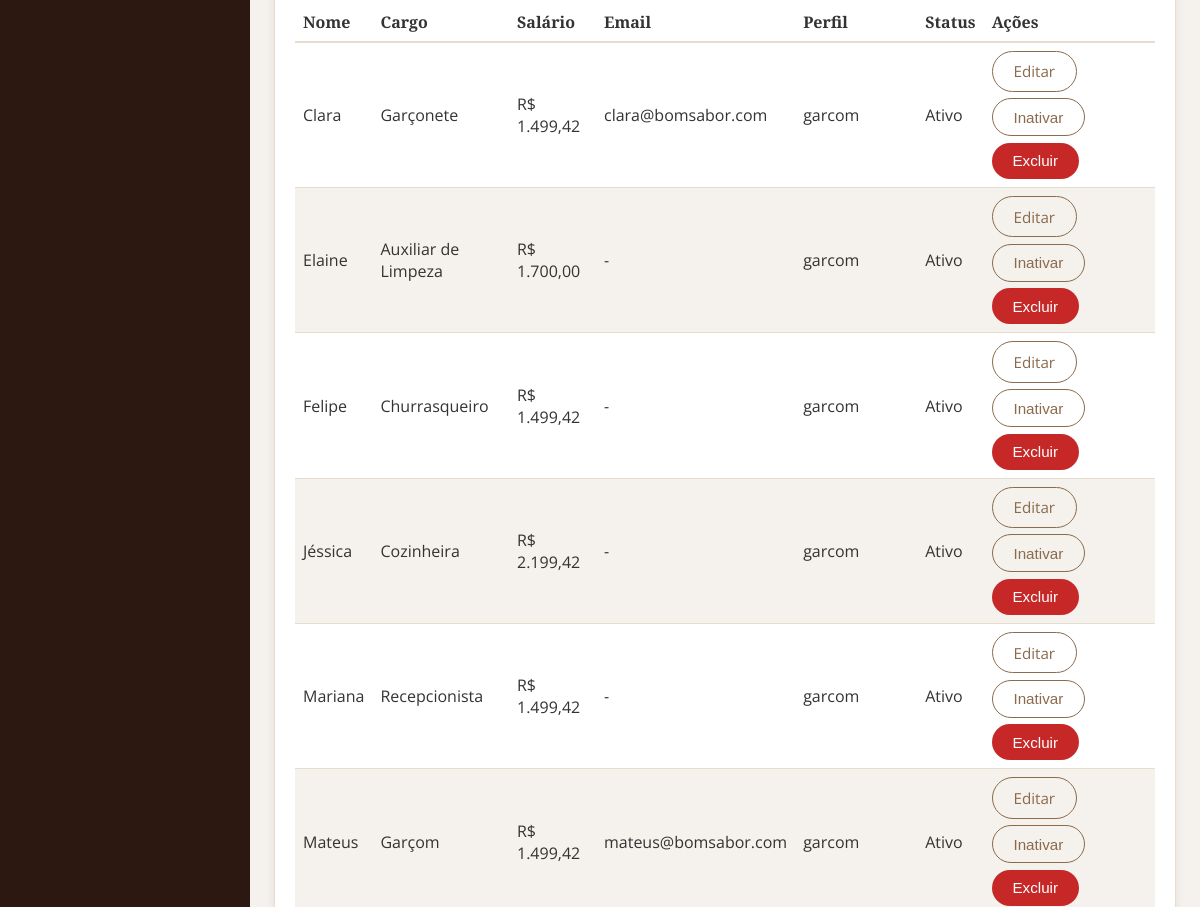
The page /pages/admin/funcionarios.php (signed in, middle part) on the database as committed earlier.
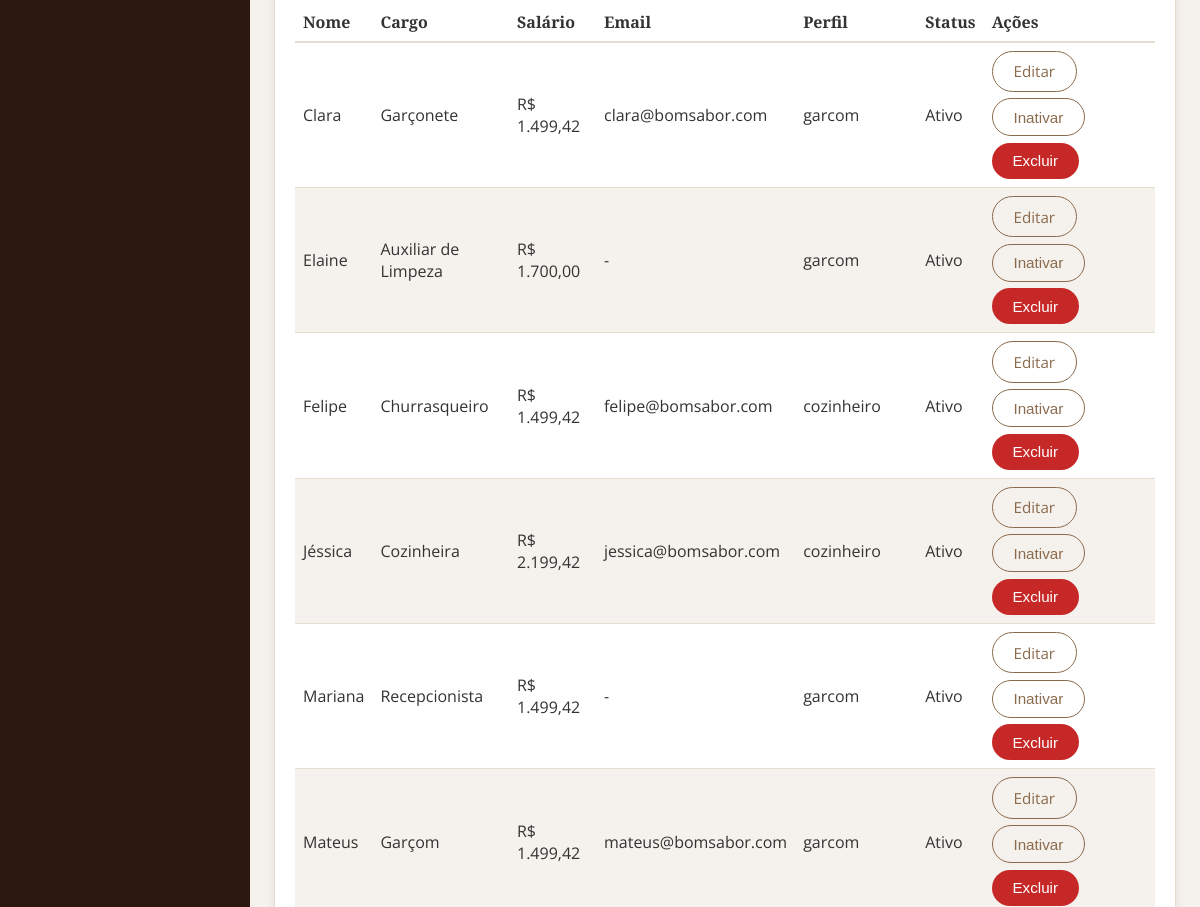
The same page on the database as committed later.
### tables this page shows
CREATE TABLE IF NOT EXISTS Funcionarios (
    id_funcionario INT AUTO_INCREMENT PRIMARY KEY,
    nome VARCHAR(100) NOT NULL,
    cargo VARCHAR(50),
    salario DECIMAL(10,2)
);

### includes/helpers.php (called while the page is built, shortened)
<?php
function formatarMoedaPhp(?float $valor): string
{
    return 'R$ ' . number_format((float) $valor, 2, ',', '.');
}

### pages/admin/funcionarios.php (the view, shortened to what this page needs)
<?php
$pdo = getConexao();
$funcionarios = $pdo->query('SELECT * FROM Funcionarios ORDER BY nome ASC')->fetchAll();
require __DIR__ . '/../../includes/header.php';
?>
<div class="card" style="overflow-x:auto">
    <table style="width:100%; border-collapse: collapse;">
        <thead>
            <tr style="text-align:left; border-bottom:2px solid var(--cor-borda)">
                <th style="padding:0.5rem">Nome</th>
                <th style="padding:0.5rem">Cargo</th>
                <th style="padding:0.5rem">Salário</th>
                <th style="padding:0.5rem">Email</th>
                <th style="padding:0.5rem">Perfil</th>
                <th style="padding:0.5rem">Status</th>
                <th style="padding:0.5rem">Ações</th>
            </tr>
        </thead>
        <tbody>
        <?php foreach ($funcionarios as $f): ?>
            <tr style="border-bottom:1px solid var(--cor-borda)">
                <td style="padding:0.5rem"><?= htmlspecialchars($f['nome']) ?></td>
                <td style="padding:0.5rem"><?= htmlspecialchars($f['cargo']) ?></td>
                <td style="padding:0.5rem"><?= formatarMoedaPhp($f['salario']) ?></td>
                <td style="padding:0.5rem"><?= htmlspecialchars($f['email'] ?? '-') ?></td>
                <td style="padding:0.5rem"><?= htmlspecialchars($f['perfil'] ?? '-') ?></td>
                <td style="padding:0.5rem"><?= $f['ativo'] ? 'Ativo' : 'Inativo' ?></td>
                <td style="padding:0.5rem; display:flex; gap:0.4rem; flex-wrap:wrap">
                    <a class="btn btn-secundario" href="?editar=<?= $f['id_funcionario'] ?>">Editar</a>
                    <form method="POST" style="display:inline">
                        <button type="submit" class="btn btn-secundario"><?= $f['ativo'] ? 'Inativar' : 'Ativar' ?></button>
                    </form>
                    <form method="POST" style="display:inline" onsubmit="return confirm('Excluir este funcionário?');">
                        <button type="submit" class="btn" style="background:var(--cor-ocupada)">Excluir</button>
                    </form>
                </td>
            </tr>
        <?php endforeach; ?>
        </tbody>
    </table>
</div>
<?php require __DIR__ . '/../../includes/footer.php'; ?>

### includes/header.php (shortened to what this page needs)
<?php
require_once __DIR__ . '/helpers.php';
?>
<!DOCTYPE html>
<html lang="pt-BR">
<head>
    <link rel="stylesheet" href="https://cdnjs.cloudflare.com/ajax/libs/font-awesome/6.5.1/css/all.min.css">
    <link rel="stylesheet" href="<?= BASE_URL ?>/assets/css/style.css?v=<?= filemtime(__DIR__ . '/../assets/css/style.css') ?>">
    <link rel="stylesheet" href="<?= BASE_URL ?>/assets/css/responsive.css?v=<?= filemtime(__DIR__ . '/../assets/css/responsive.css') ?>">
</head>
<body>
<div class="app-shell">
    <aside class="sidebar" id="sidebar">
        <nav class="sidebar-nav">
        </nav>
    </aside>
    <div class="app-content">
        <main class="container">

### includes/footer.php (shortened to what this page needs)
        </main>
    </div>
</div>
</body>
</html>

### assets/css/style.css (style rules this page uses)
:root { --cor-marrom-escuro: #2C1810; --cor-marrom-medio: #8B6B4D; --cor-dourado: #D4A373; --cor-dourado-escuro: #B8860B; --cor-bege: #F5E6D3; --cor-branco: #FFFFFF; --cor-primaria: #7a2e2e; --cor-primaria-escura: #5a1f1f; --cor-oliva: #6b7a4a; --cor-fundo: #F5F1EC; --cor-texto: #333333; --cor-texto-secundario: #555555; --cor-borda: #e6ddd0; --cor-livre: #2e7d32; --cor-ocupada: #c62828; --cor-reservada: #f9a825; --sombra: 0 2px 10px rgba(44, 24, 16, 0.08); --sombra-hover: 0 12px 24px rgba(44, 24, 16, 0.14); --raio: 12px; }
* { box-sizing: border-box; }
body { margin: 0; font-family: 'Open Sans', 'Segoe UI', Arial, sans-serif; background: var(--cor-fundo); color: var(--cor-texto); }
a { color: inherit; }
.app-shell { display: flex; min-height: 100vh; }
.sidebar { width: 250px; flex-shrink: 0; background: var(--cor-marrom-escuro); color: #f1e9df; display: flex; flex-direction: column; padding: 1.25rem 0; position: fixed; top: 0; bottom: 0; left: 0; z-index: 100; transition: transform 0.25s ease; }
.sidebar-nav { display: flex; flex-direction: column; gap: 0.2rem; flex: 1; overflow-y: auto; }
.app-content { flex: 1; display: flex; flex-direction: column; margin-left: 250px; min-width: 0; }
.btn { display: inline-flex; align-items: center; gap: 0.4rem; border: none; border-radius: 30px; padding: 0.6rem 1.3rem; font-size: 0.95rem; cursor: pointer; background: linear-gradient(135deg, var(--cor-dourado), var(--cor-dourado-escuro)); color: #fff; text-decoration: none; transition: transform 0.2s ease, box-shadow 0.2s ease; }
.btn-secundario { background: transparent; background-image: none; color: var(--cor-marrom-medio); border: 1px solid var(--cor-marrom-medio); }
.container { max-width: 1200px; width: 100%; margin: 0 auto; padding: 1.5rem; }
.card { background: #fff; border: 1px solid var(--cor-borda); border-radius: var(--raio); padding: 1.25rem; box-shadow: var(--sombra); transition: transform 0.3s ease, box-shadow 0.3s ease; }
table { border-collapse: collapse; width: 100%; }
table thead tr { text-align: left; border-bottom: 2px solid var(--cor-borda); }
table th { padding: 0.6rem 0.5rem; font-family: 'Playfair Display', Georgia, serif; }
table tbody tr { border-bottom: 1px solid var(--cor-borda); }
table tbody tr:nth-child(even) { background: var(--cor-fundo); }
table td { padding: 0.55rem 0.5rem; }

Rows that differ between the two databases and show on the page:
changed funcionarios "Felipe": email "-" → "felipe@bomsabor.com"; perfil "garcom" → "cozinheiro"
changed funcionarios "Jéssica": email "-" → "jessica@bomsabor.com"; perfil "garcom" → "cozinheiro"
